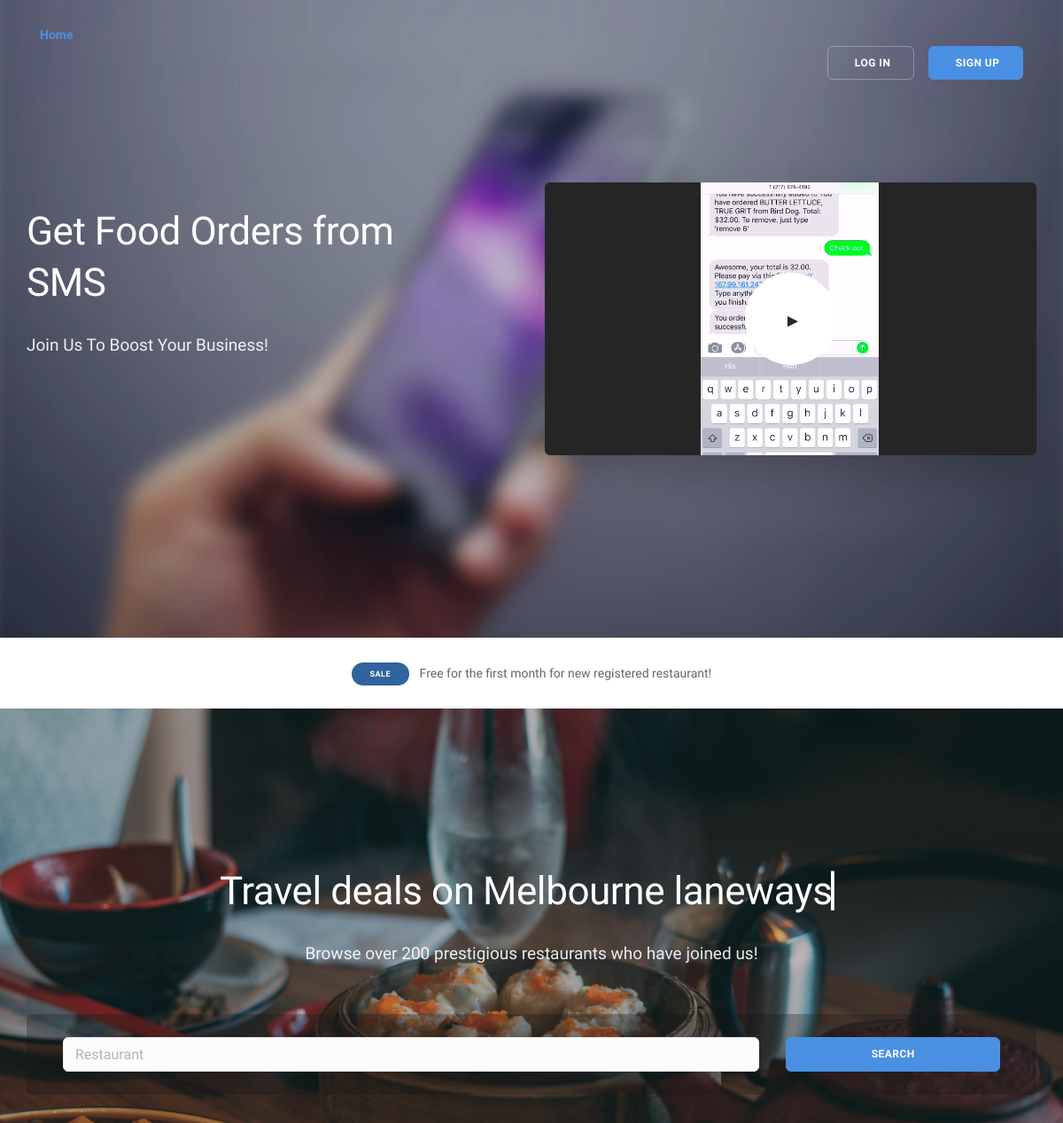
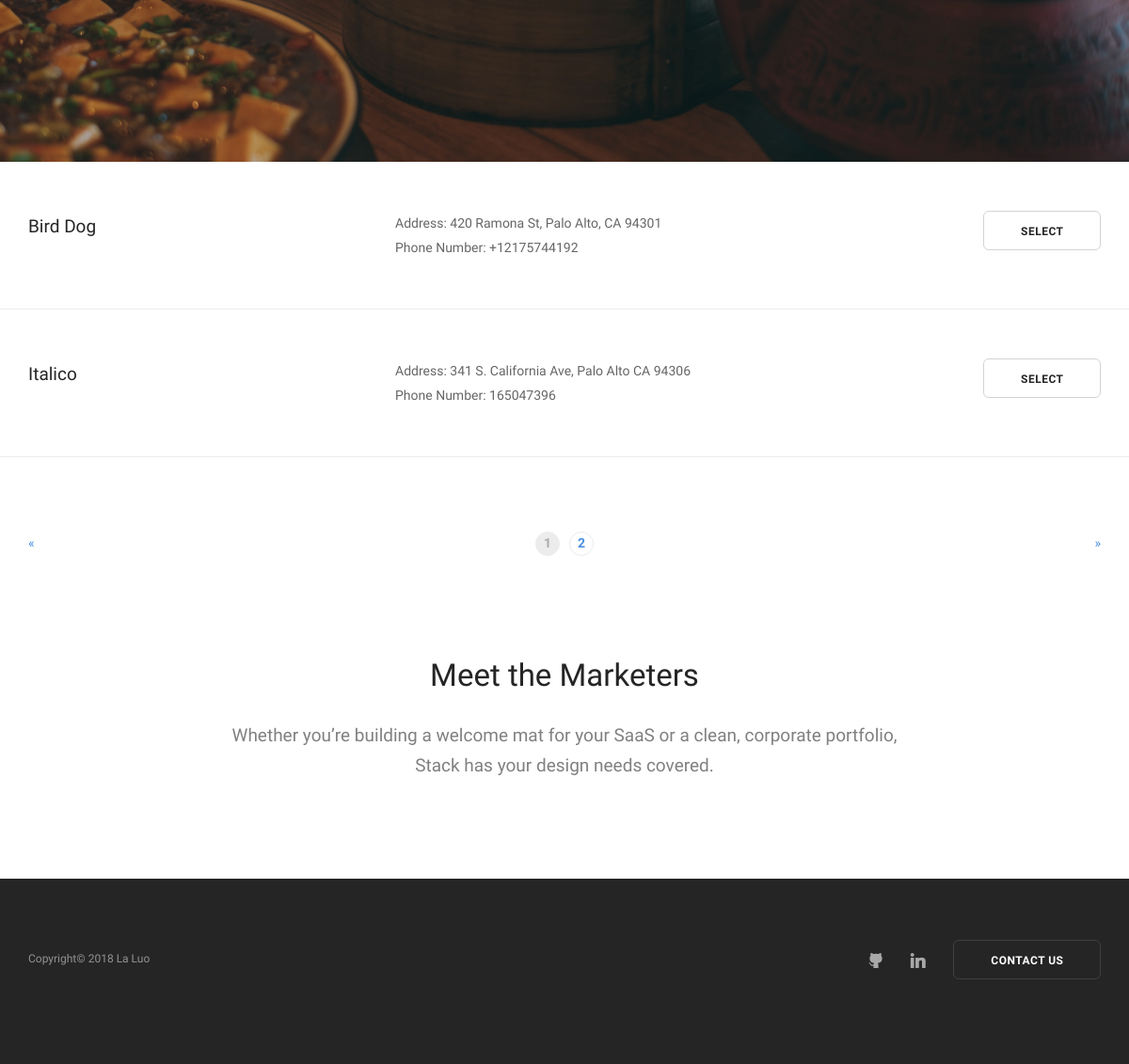
The page / on the database its author committed (2 pictures, top to bottom).
### canteen/models.py (models this page shows, shortened)
class Canteen(models.Model):
    id = models.IntegerField(primary_key=True)
    name = models.CharField(max_length=30)
    manager = models.ForeignKey(User, related_name='manager', null=True)
    address = models.CharField(max_length=50, null=True)
    phone_number = models.CharField(max_length=12, null=True)
    class Meta:
    	ordering = ['name']

### canteen/views.py (the view, shortened to what this page needs)
# urls.py: url(r'^$', views.search, name='home_view'),
def search(request):
    errors = []
    all_canteen = Canteen.objects.all()
    return render(request, 'canteen/search_form.html', {'errors': errors, 'all_canteen': all_canteen})

### canteen/templates/canteen/search_form.html (shortened to what this page needs)
<!doctype html>
<html lang="en">
    <head>
         {% load static from staticfiles  %}
        <link href="{% static 'canteen/css/bootstrap.css' %}" rel="stylesheet" type="text/css" media="all" />
        <link href="{% static 'canteen/css/stack-interface.css' %}" rel="stylesheet" type="text/css" media="all" />
        <link href="{% static 'canteen/css/socicon.css' %}" rel="stylesheet" type="text/css" media="all" />
        <link href="{% static 'canteen/css/lightbox.min.css' %}" rel="stylesheet" type="text/css" media="all" />
        <link href="{% static 'canteen/css/flickity.css' %}" rel="stylesheet" type="text/css" media="all" />
        <link href="{% static 'canteen/css/iconsmind.css' %}" rel="stylesheet" type="text/css" media="all" />
        <link href="{% static 'canteen/css/jquery.steps.css' %}" rel="stylesheet" type="text/css" media="all" />
        <link href="{% static 'canteen/css/theme.css' %}" rel="stylesheet" type="text/css" media="all" />
        <link href="{% static 'canteen/css/custom.css' %}" rel="stylesheet" type="text/css" media="all" />
    </head>
    <body class=" ">
        <nav id="menu2" class="bar bar-2 hidden-xs bar--absolute bar--transparent">
                <div class="container">
                    <div class="col-xs-3">
                        <div class="bar__module">
                            <a href="{% url "home_view" %}"><strong>Home</strong></a>
                        </div>
                    </div>
                    <div class="col-md-12 text-right text-left-xs text-left-sm">
                        <div class="bar__module">
                            <a class="btn btn--sm type--uppercase" href="{% url "login" %}">
                                <span class="btn__text">
                                        &nbsp;Log in
                                </span>
                            </a>
                            <a class="btn btn--sm btn--primary type--uppercase" href="{% url "signup" %}">
                                <span class="btn__text">
                                        &nbsp;Sign up
                                </span>
                            </a>
                        </div>
                    </div>
                </div>
            </nav>
        <div class="main-container">
            <section class="cover height-90 imagebg switchable" data-overlay="1">
                <div class="background-image-holder">
                </div>
                <div class="container pos-vertical-center">
                    <div class="row">
                        <div class="col-md-5 col-sm-7">
                            <div class="switchable__text">
                                <h1>
                                    Get Food Orders from SMS
                                </h1>
                                <p class="lead">
                                    Join Us To Boost Your Business!
                                </p>
                            </div>
                        </div>
                        <div class="col-md-6 col-sm-4 col-xs-12">
                            <div class="video-cover border--round box-shadow-wide">
                                <div class="video-play-icon"></div>
                            </div>
                        </div>
                    </div>
                </div>
            </section>
            <section class="cta cta-4 space--xxs">
                <div class="container">
                    <div class="row">
                        <div class="col-sm-12 text-center">
                            <span class="label label--inline">Sale</span>
                            <span>Free for the first month for new registered restaurant!
                            </span>
                        </div>
                    </div>
                </div>
            </section>
            <section class="cover imagebg height-80 text-center" data-overlay="3">
                <div class="background-image-holder">
                </div>
                <div class="container pos-vertical-center">
                    <div class="row">
                        <div class="col-sm-12">
                            <span class="h1 inline-block">Travel deals on</span>
                            <span class="h1 inline-block typed-text typed-text--cursor" data-typed-strings="Melbourne laneways,luxe glamping,urban hideaways,foodie tours,outback retreats,river cruising,wildlife safaris"></span>
                            <p class="lead">
                                Browse over 200 prestigious restaurants who have joined us!
                            </p>
                            <div class="boxed bg--transparent ">
                                <form class="form--horizontal">
                                    <div class="col-sm-9">
                                        <input class="input" type="text" name="q" placeholder="Restaurant" />
                                    </div>
                                    <div class="col-sm-3">
                                        <button type="submit" class="btn btn--primary type--uppercase">Search</button>
                                    </div>
                                </form>
                            </div>
                        </div>
                    </div>
                </div>
            </section>
            {% if all_canteen %} {% for each in all_canteen %}
            <section class="space--xs blog-article-wide">
                <div class="container">
                    <div class="row">
                        <div class="cta cta--horizontal text-center-xs">
                            <div class="col-sm-4">
                                <h4>{{ each.name }}</h4>
                            </div>
                            <div class="col-sm-5">
                                <p>
                                    Address: {{ each.address }}
                                    <br> Phone Number: {{ each.phone_number }}
                                </p>
                            </div>
                            <div class="col-sm-3 text-right text-center-xs">
                                <a class="btn type--uppercase" href="{% url "restaurant" each.id %}">
                                    <span class="btn__text">
                                        Select
                                    </span>
                                </a>
                            </div>
                        </div>
                    </div>
                </div>
            </section>
            {% endfor %} {% endif %}
            <section>
                <div class="container">
                    <div class="row">
                        <div class="col-sm-12">
                            <div class="pagination">
                                <a class="pagination__prev" href="#" title="Previous Page">&laquo;</a>
                                <ol>
                                    <li class="pagination__current">1</li>
                                    <li>
                                        <a href="#">2</a>
                                    </li>
                                </ol>
                                <a class="pagination__next" href="#" title="Next Page">&raquo;</a>
                            </div>
                        </div>
                    </div>
                </div>
            </section>
            <section class="text-center">
                <div class="container">
                    <div class="row">
                        <div class="col-sm-10 col-sm-offset-1 col-md-8 col-md-offset-2">
                            <h2>Meet the Marketers</h2>
                            <p class="lead">
                                Whether you’re building a welcome mat for your SaaS or a clean, corporate portfolio, Stack has your design needs covered.
                            </p>
                        </div>
                    </div>
                </div>
            </section>
        <footer class="space--sm footer-1 text-center-xs bg--dark ">
                <div class="container">
                    <div class="row">
                        <div class="col-sm-6">
                            <ul class="list-inline list--hover">
                            <span class="type--fine-print">Copyright&copy;
                                <span class="update-year"></span> La Luo </span>
                            </ul>
                        </div>
                        <div class="col-sm-6 text-right text-center-xs">
                            <ul class="social-list list-inline list--hover">
                                <li>
                                    <a href="https://github.com/Rola1993">
                                        <i class="socicon socicon-github icon icon--xs"></i>
                                    </a>
                                </li>
                                <li>
                                    <a href="https://www.linkedin.com/in/la-luo-637b4a94/ ">
                                        <i class="socicon socicon-linkedin icon icon--xs"></i>
                                    </a>
                                </li>
                            </ul>
                            <a href="mailto:rola.uiuc@gmail.com?Subject=Hello%20La" class="btn type--uppercase">
                                <span class="btn__text">
                                    Contact us
                                </span>
                            </a>
                        </div>
                    </div>
                </div>
            </footer>
        </div>
    </body>
</html>

### rows shown on the page
Canteen: name "Bird Dog", address "420 Ramona St, Palo Alto, CA 94301", phone_number "+12175744192"
Canteen: name "Italico", address "341 S. California Ave, Palo Alto CA 94306", phone_number "165047396"
